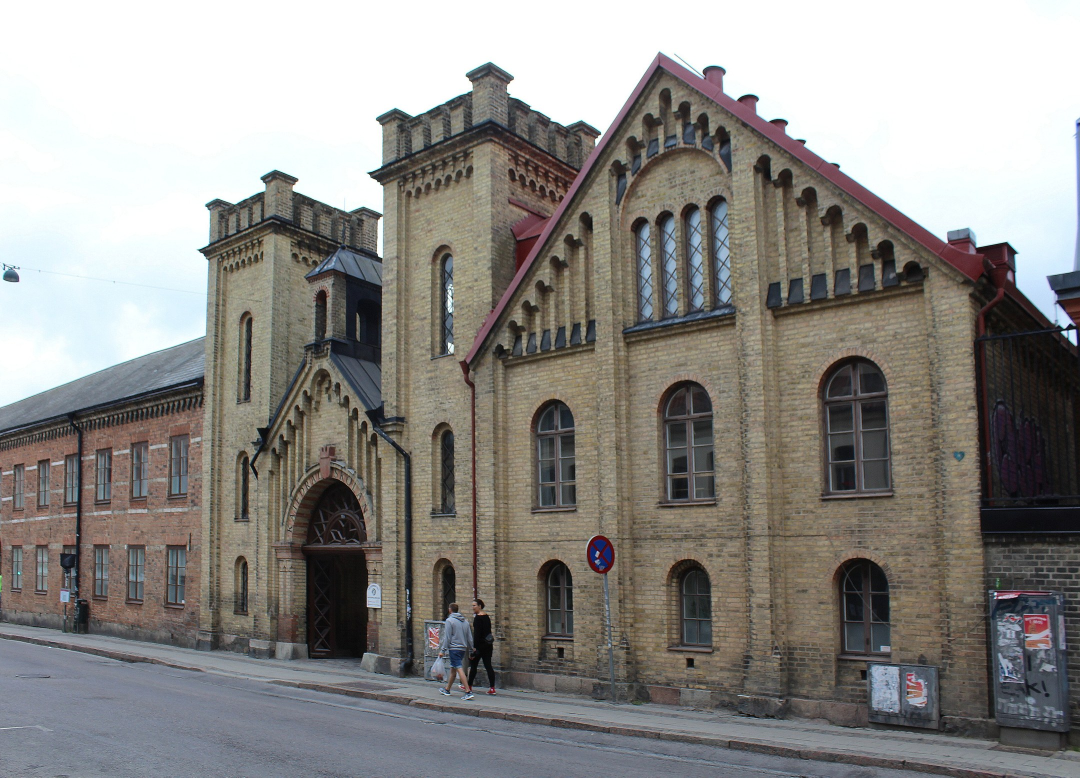
#> input picture media/skolor/katedralskolan-lund.jpg, 2160 x 1555 px, found by its file name (shown at 1/2 size)
$ python compose.py
#> lines starting #> are read from the running program, lines starting #| are printed output that depends on the picture
#> in school, im is the input picture: PIL image 2160x1555 RGB; mean R, G, B 140.4, 138.1, 134.7
#!/usr/bin/env python3
"""Pre-composites for W46 (whole-photo school composites, product composites/cards).
Rules from 06: school photos never cropped – blurred darkened copy as background, whole photo in a
1080x640 box with its bottom at y=1400 (reel), credit inside the photo's bottom-right corner."""
from pathlib import Path
from PIL import Image, ImageFilter, ImageEnhance, ImageDraw, ImageFont

MEDIA = Path("/home/claude/media/media")
OUT = Path("/home/claude/renderer/assets/media/w46")
OUT.mkdir(parents=True, exist_ok=True)
FONT = "/home/claude/renderer/assets/fonts/Outfit-Medium.ttf"
SIZES = {"reel": (1080, 1920), "post": (1080, 1350), "square": (1080, 1080)}


def cover(im, W, H):
#> called with W = 1080, H = 1350
    r = max(W / im.width, H / im.height)
#> r = 0.868
    im = im.resize((round(im.width * r), round(im.height * r)), Image.LANCZOS)
#> im: PIL image 1875x1350 RGB
    x, y = (im.width - W) // 2, (im.height - H) // 2
#> x = 397; y = 0
    return im.crop((x, y, x + W, y + H))
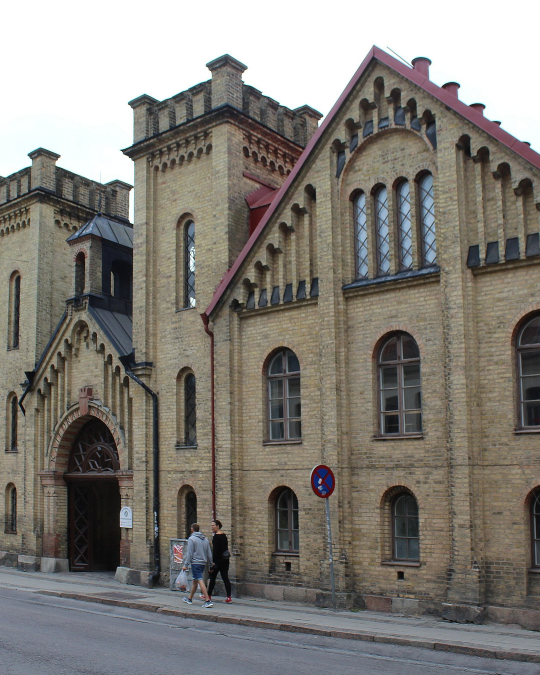
#> returned value: PIL image 1080x1350 RGB (shown at 1/2 size); mean R, G, B 130.1, 126.4, 120.4


def blurred_bg(im, W, H, dark=0.55, blur=40):
    bg = cover(im, W, H).filter(ImageFilter.GaussianBlur(blur))
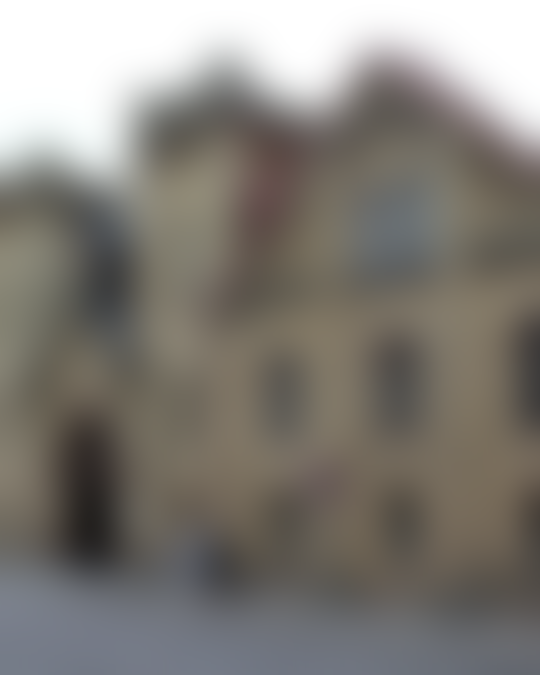
#> bg: PIL image 1080x1350 RGB (shown at 1/2 size); mean R, G, B 130.2, 126.4, 120.5
    return ImageEnhance.Brightness(bg).enhance(dark)
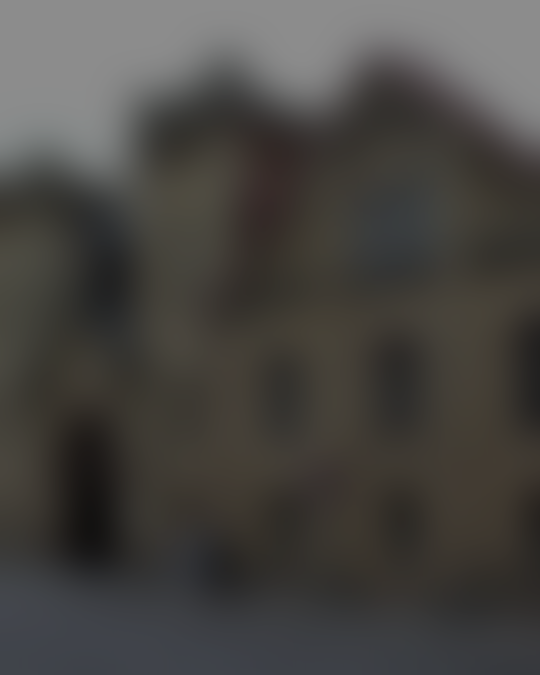
#> returned value: PIL image 1080x1350 RGB (shown at 1/2 size); mean R, G, B 71.1, 69.1, 65.8


def school(src, credit, name, fmt="reel"):
    W, H = SIZES[fmt]
    im = Image.open(MEDIA / src).convert("RGB")
    canvas = blurred_bg(im, W, H)
    if fmt == "reel":
        bw, bh, bottom = 1080, 640, 1400
    else:  # post 4:5
        bw, bh, bottom = 1080, 600, 1250
    r = min(bw / im.width, bh / im.height)
#> r = 0.386
    ph = im.resize((round(im.width * r), round(im.height * r)), Image.LANCZOS)
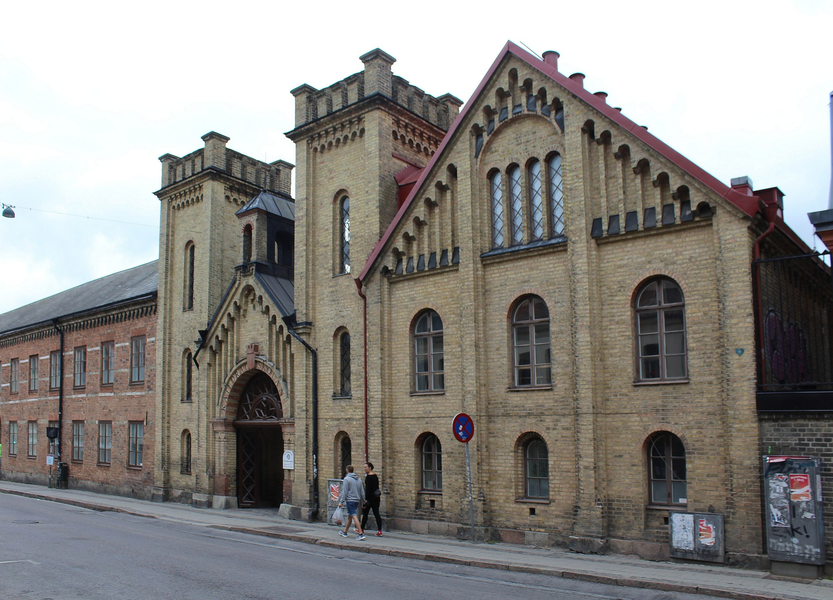
#> ph: PIL image 833x600 RGB; mean R, G, B 140.4, 138.1, 134.7
    x, y = (W - ph.width) // 2, bottom - ph.height
#> x = 123; y = 650
    canvas.paste(ph, (x, y))
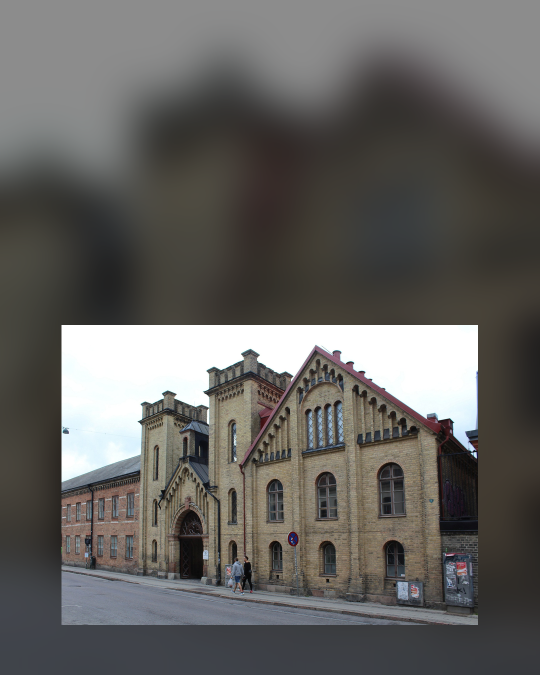
#> canvas: PIL image 1080x1350 RGB (shown at 1/2 size); mean R, G, B 99.9, 98.1, 95.4
    d = ImageDraw.Draw(canvas)
    f = ImageFont.truetype(FONT, 20 if fmt == "reel" else 19)
    tw = d.textlength(credit, font=f)
#> tw = 468.6
    tx, ty = x + ph.width - tw - 14, y + ph.height - 34
#> tx = 473.4; ty = 1216
    d.rectangle([tx - 8, ty - 4, tx + tw + 8, ty + 26], fill=(0, 0, 0))
    d.text((tx, ty), credit, font=f, fill=(255, 255, 255))
    out = OUT / f"{name}-{fmt}.jpg"
    canvas.save(out, quality=94)
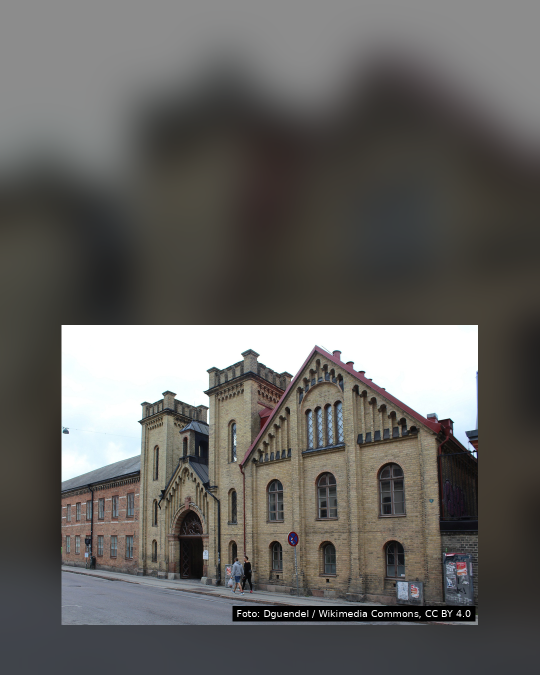
#> saved as lund-post.jpg: PIL image 1080x1350 RGB (shown at 1/2 size); mean R, G, B 99.1, 97.3, 94.5
    return out


def product(src, name, fmt="reel", center_y=None, width=1080):
    """Native product slide: blurred studio photo as background, product photo full width."""
    W, H = SIZES[fmt]
    im = Image.open(MEDIA / src).convert("RGB")
    canvas = blurred_bg(im, W, H, dark=0.92, blur=30)
    r = width / im.width
    ph = im.resize((width, round(im.height * r)), Image.LANCZOS)
    cy = center_y or round(H * 0.56)
    canvas.paste(ph, ((W - width) // 2, cy - ph.height // 2))
    out = OUT / f"{name}-{fmt}.jpg"
    canvas.save(out, quality=94)
    return out


def card(src, name, fmt="post", size=820, top=110, bg=(0xF5, 0xEC, 0xF7), radius=36):
    """Branded product card: tint background, rounded product photo near the top; text goes below."""
    W, H = SIZES[fmt]
    canvas = Image.new("RGB", (W, H), bg)
    im = cover(Image.open(MEDIA / src).convert("RGB"), size, size)
    mask = Image.new("L", (size, size), 0)
    ImageDraw.Draw(mask).rounded_rectangle([0, 0, size, size], radius=radius, fill=255)
    canvas.paste(im, ((W - size) // 2, top), mask)
    out = OUT / f"{name}-{fmt}.jpg"
    canvas.save(out, quality=94)
    return out


if __name__ == "__main__":
    S = [  # file, credit (as on W45-02), name
        ("skolor/katedralskolan-lund.jpg", "Foto: Dguendel / Wikimedia Commons, CC BY 4.0", "lund"),
        ("skolor/katedralskolan-uppsala.jpg", "Foto: Wazzaa97 / Wikimedia Commons, CC BY-SA 3.0", "uppsala"),
        ("skolor/malmo-latinskola.jpg", "Foto: jorchr / Wikimedia Commons, CC BY-SA 3.0", "malmo"),
        ("skolor/rudbeckianska-vasteras.jpg", "Foto: Christer Johansson / Wikimedia Commons, CC BY-SA 2.5", "vasteras"),
        ("skolor/katedralskolan-linkoping-1915.jpg", "Foto från 1915, okänd fotograf / Wikimedia Commons (public domain)", "linkoping"),
        ("skolor/hvitfeldtska-goteborg.jpg", "Foto: Historiker / Wikimedia Commons, CC BY-SA 3.0", "goteborg"),
    ]
    for src, cr, n in S:
        print(school(src, cr, n, "post"))
#> pass 2 of the loop `for src, cr, n in S:`:
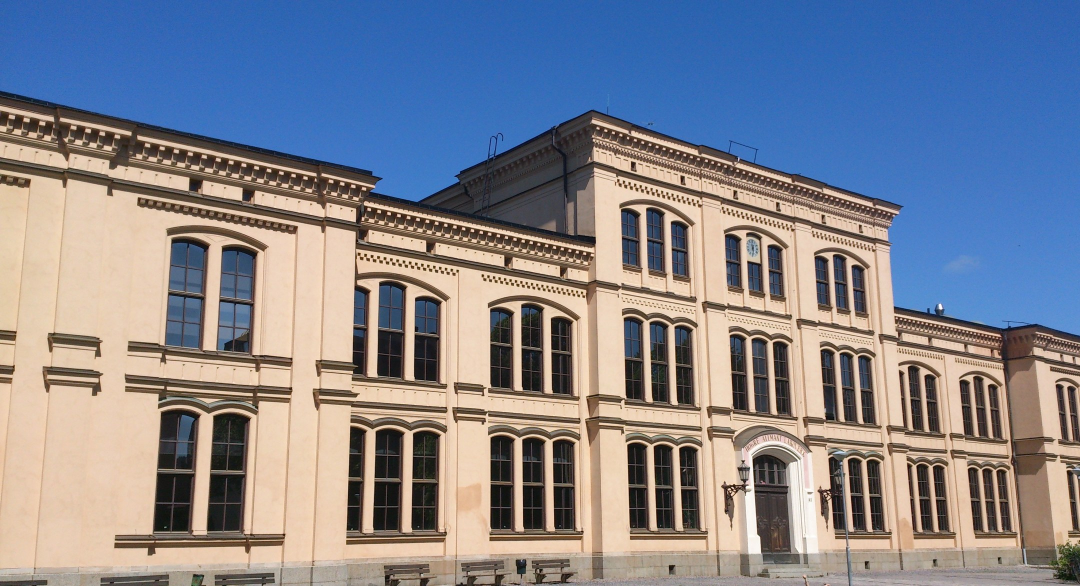
#> input picture media/skolor/katedralskolan-uppsala.jpg, 2160 x 1172 px, found by its file name (shown at 1/2 size)
#> in school, im is the input picture: PIL image 2160x1172 RGB; mean R, G, B 130.4, 133.1, 144.6
#> im: PIL image 2488x1350 RGB
#> in blurred_bg (call 2), `bg = cover(im, W, H).filter(ImageFilter.GaussianBlur(blur))`:
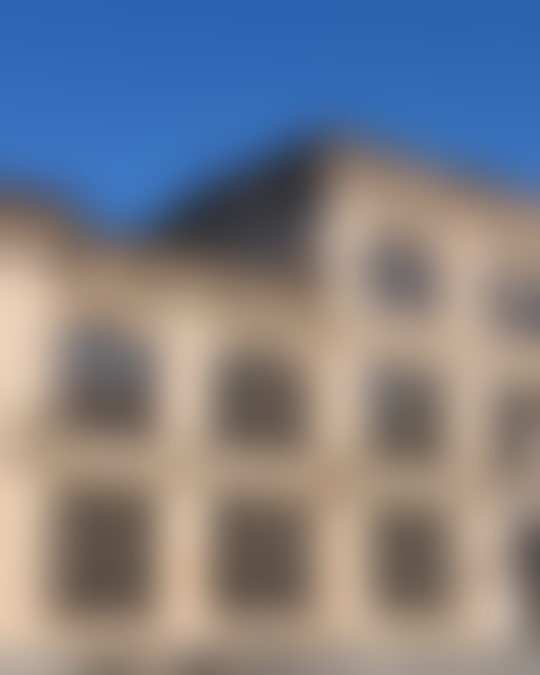
#> bg: PIL image 1080x1350 RGB (shown at 1/2 size); mean R, G, B 126.6, 127.4, 135.9
#> ph: PIL image 1080x586 RGB
#> tw = 503.8
#> tx = 562.2
#> in school (call 2), `canvas.save(out, quality=94)`:
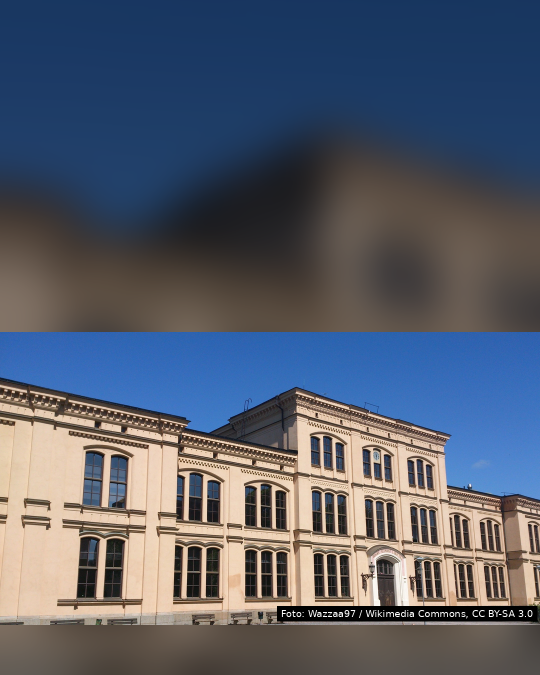
#> saved as uppsala-post.jpg: PIL image 1080x1350 RGB (shown at 1/2 size); mean R, G, B 86.9, 93.3, 107.2
#> pass 3 of the loop `for src, cr, n in S:`:
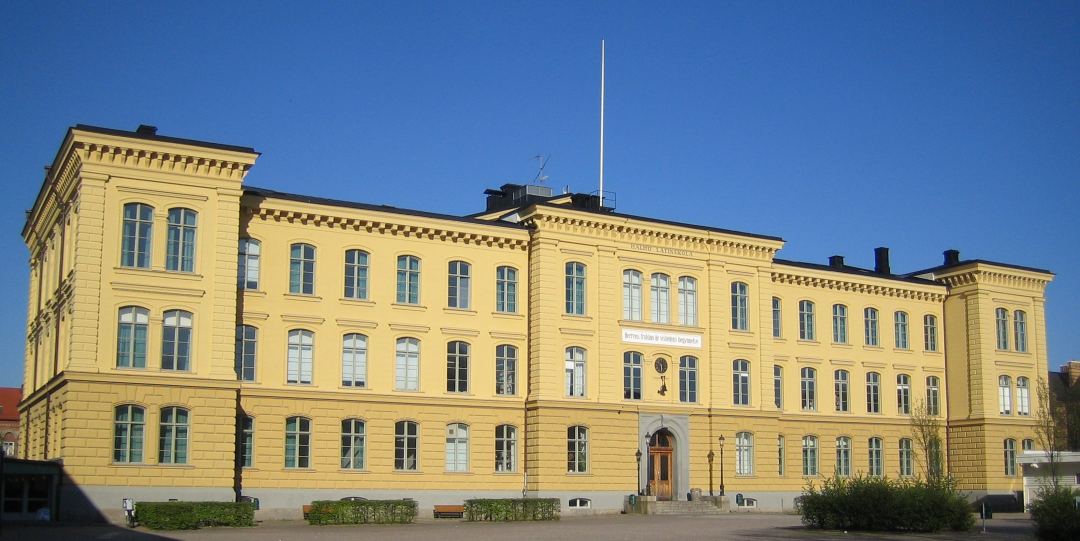
#> input picture media/skolor/malmo-latinskola.jpg, 2160 x 1082 px, found by its file name (shown at 1/2 size)
#> in school, im is the input picture: PIL image 2160x1082 RGB; mean R, G, B 123.4, 133.4, 134.6
#> im: PIL image 2695x1350 RGB
#> in blurred_bg (call 3), `bg = cover(im, W, H).filter(ImageFilter.GaussianBlur(blur))`:
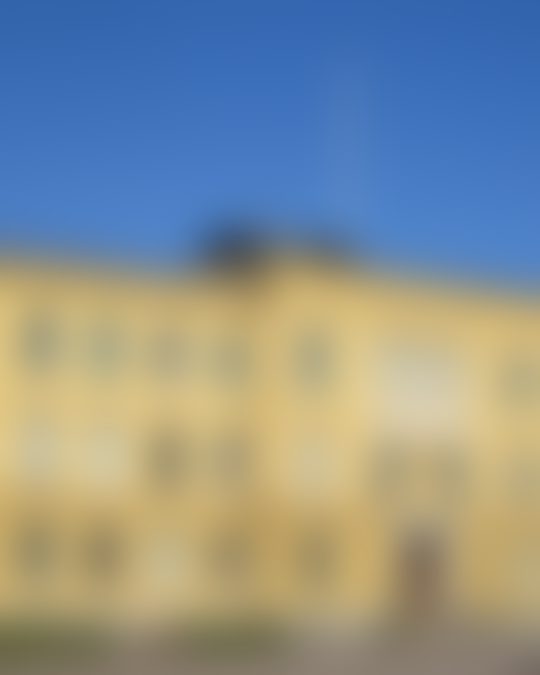
#> bg: PIL image 1080x1350 RGB (shown at 1/2 size); mean R, G, B 138.1, 146.4, 145.3
#> ph: PIL image 1080x541 RGB
#> tw = 461.8
#> tx = 604.2
#> in school (call 3), `canvas.save(out, quality=94)`:
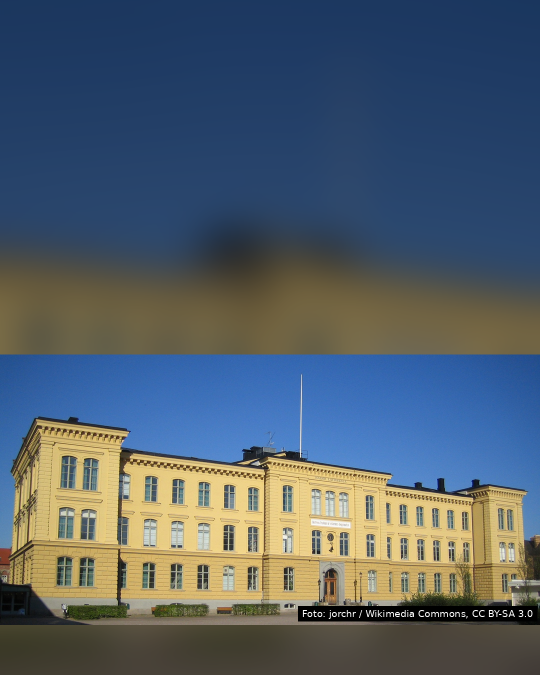
#> saved as malmo-post.jpg: PIL image 1080x1350 RGB (shown at 1/2 size); mean R, G, B 82.1, 95, 106.1
#> (the run stopped early here; a loop or call above may not have finished)
